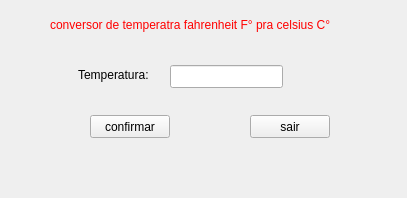
<?xml version="1.0" encoding="UTF-8"?>
<ui version="4.0">
 <class>MainWindow</class>
 <widget class="QMainWindow" name="MainWindow">
  <property name="geometry">
   <rect>
    <x>0</x>
    <y>0</y>
    <width>407</width>
    <height>198</height>
   </rect>
  </property>
  <property name="windowTitle">
   <string>MainWindow</string>
  </property>
  <widget class="QWidget" name="centralwidget">
   <widget class="QLabel" name="label">
    <property name="geometry">
     <rect>
      <x>50</x>
      <y>15</y>
      <width>371</width>
      <height>20</height>
     </rect>
    </property>
    <property name="styleSheet">
     <string notr="true">color: rgb(255, 0, 0);</string>
    </property>
    <property name="text">
     <string>conversor de temperatra fahrenheit F° pra celsius C°</string>
    </property>
   </widget>
   <widget class="QLineEdit" name="temp">
    <property name="geometry">
     <rect>
      <x>170</x>
      <y>65</y>
      <width>113</width>
      <height>23</height>
     </rect>
    </property>
   </widget>
   <widget class="QPushButton" name="confirmar">
    <property name="geometry">
     <rect>
      <x>90</x>
      <y>115</y>
      <width>80</width>
      <height>23</height>
     </rect>
    </property>
    <property name="text">
     <string>confirmar</string>
    </property>
   </widget>
   <widget class="QPushButton" name="pushButton_2">
    <property name="geometry">
     <rect>
      <x>250</x>
      <y>115</y>
      <width>80</width>
      <height>23</height>
     </rect>
    </property>
    <property name="text">
     <string>sair</string>
    </property>
   </widget>
   <widget class="QLabel" name="label_2">
    <property name="geometry">
     <rect>
      <x>78</x>
      <y>67</y>
      <width>101</width>
      <height>16</height>
     </rect>
    </property>
    <property name="text">
     <string>Temperatura:</string>
    </property>
   </widget>
  </widget>
 </widget>
 <resources/>
 <connections>
  <connection>
   <sender>pushButton_2</sender>
   <signal>clicked()</signal>
   <receiver>MainWindow</receiver>
   <slot>close()</slot>
   <hints>
    <hint type="sourcelabel">
     <x>299</x>
     <y>171</y>
    </hint>
    <hint type="destinationlabel">
     <x>240</x>
     <y>347</y>
    </hint>
   </hints>
  </connection>
 </connections>
</ui>
